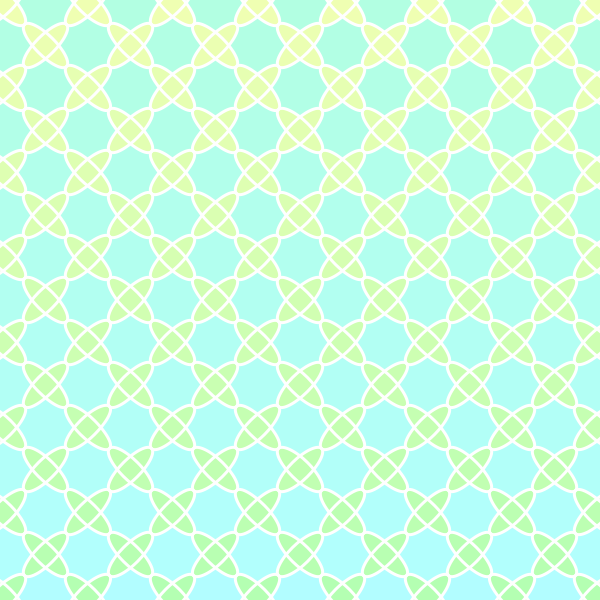
Frame 1 (no input)
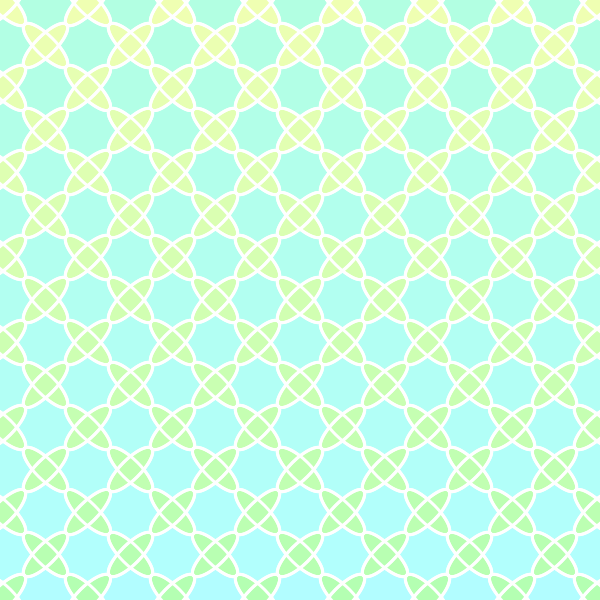
Frame 2 (the mouse pressed at the canvas centre, redrawn once)

The Processing sketch that drew these frames (run headless with seeded random() and noise(); the mouse was pressed at the canvas centre and the sketch redrawn once):

// Processing sketch: sketch_004_caja_de_bombons
// ── sketch_004_caja_de_bombons.pde
void setup() {
  size(600,600);
  colorMode(HSB, 365, 100, 100);
}

void draw() {
  
  background(150,30,100);
  
  pushMatrix();
  translate(width/2,height/2);
  rotate(PI*0.25);

  for (int i=-7; i<8; i++) {
    for (int j=-7; j<8; j++) {
      float u = i*60;
      float v = j*60;

      //float _h = 150 + random(0,20);
      float _h = 150 + map(i+j,-14,16,0,50);
      float _s = 30;
      float _b = 100;
      fill(color(_h,_s,_b));

      rect(u,v,60,60);
    }
  }
  
  for (int i=-7; i<8; i++) {
    for (int j=-7; j<8; j++) {
      float x = i*60;
      float y = j*60;

      //float _h = 150 + random(-20,0);
      float _h = 150 + map(i+j,-14,16,-100,0);
      float _s = 30;
      float _b = 100;
      fill(color(_h,_s,_b));

      ellipse(x,y,60,20);
      ellipse(x,y,20,60);
    }
  }

  stroke(0,0,100);
  strokeWeight(3);
  noFill();
  for (int i=-7; i<8; i++) {
    for (int j=-7; j<8; j++) {

      float x = i*60;
      float y = j*60;
      ellipse(x,y,60,20);
      ellipse(x,y,20,60);
    }
  }

  
  popMatrix();
  save("ola.png");
  noLoop();

}
